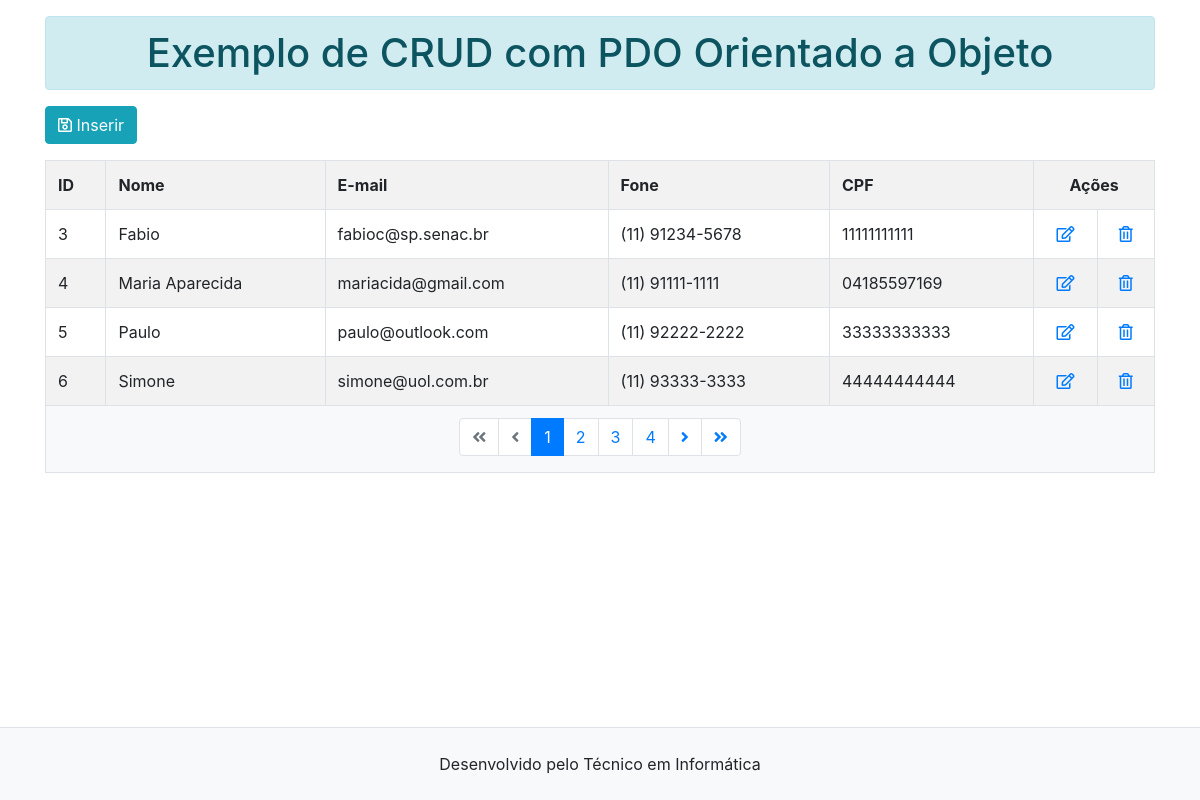
The page / on the database its author committed.
### tables this page shows
CREATE TABLE `tab_usuarios` (
  `id_usuario` int(10) NOT NULL,
  `nome` varchar(50) NOT NULL,
  `email` varchar(50) NOT NULL,
  `fone` varchar(15) NOT NULL,
  `cpf` varchar(11) NOT NULL
);

### class.crud.php (the view, shortened to what this page needs)
<?php
	class crud{
		private $db;
		function __construct($conecta){
			$this->db = $conecta;
		}
		public function mostraDados($query){
			$mostra=$this->db->prepare($query);
			$mostra->execute();
			if($mostra->rowCount() > 0){
				while($linha=$mostra->fetch(PDO::FETCH_ASSOC)){
					?>
					<tr>
						<td><?php echo($linha['id_usuario']); ?></td>
						<td><?php echo($linha['nome']); ?></td>
						<td><?php echo($linha['email']); ?></td>
						<td><?php echo($linha['fone']); ?></td>
						<td><?php echo($linha['cpf']); ?></td>
						<td class="text-center">
							<a href="altera.php?id_usuario=<?php echo($linha['id_usuario']); ?>">
								<i class="far fa-edit esconde"
								   title="Alterar"></i>
							</a>
						</td>
						<td class="text-center">
							<a href="exclui.php?id_usuario=<?php echo($linha['id_usuario']); ?>">
								<i class="far fa-trash-alt esconde"
								   title="Excluir"></i>
							</a>
						</td>
					</tr>
				<?php
					}
				}
			}
			public function link_paginacao($query,
				$registros_por_pagina){
				$self = $_SERVER['PHP_SELF'];
				$mostra=$this->db->prepare($query);
				$mostra->execute();
				$total_de_registros = $mostra->rowCount();
				if($total_de_registros > 0){
			?>
				<ul class="pagination justify-content-center">
			<?php
				$total_de_paginas = ceil(
					$total_de_registros /
					$registros_por_pagina);
				$pagina_atual = 1;
				if($pagina_atual != 1){
					$anterior = $pagina_atual - 1;
					echo('<li class="page-item">
						  <a class="page-link"
						     href="'.$self.'?pagina_no=1"><i class="fas fa-angle-double-left"></i></a></li>');
					echo('<li class="page-item">
						  <a class="page-link"
						     href="'.$self.'?pagina_no='.$anterior.'"><i class="fas fa-angle-left"></i></a></li>');
				}else{
					echo('<li class="page-item disabled">
						  <a class="page-link"
						     href="#"><i class="fas fa-angle-double-left"></i></a></li>');
					echo('<li class="page-item disabled">
						  <a class="page-link"
						     href="#"><i class="fas fa-angle-left"></i></a></li>');
				}
				for($i = 1; $i <= $total_de_paginas; $i++){
					if($i == $pagina_atual){
						echo('<li class="page-item active">
							  <a href="'.$self.'?pagina_no='.$i.'" class="page-link">'.$i.'</a></li>');
					}else{
						echo('<li class="page-item">
							  <a href="'.$self.'?pagina_no='.$i.'" class="page-link">'.$i.'</a></li>');
					}
				}
				if($pagina_atual != $total_de_paginas){
					$proxima = $pagina_atual + 1;
					echo('<li class="page-item">
						  <a class="page-link"
						     href="'.$self.'?pagina_no='.$proxima.'"><i class="fas fa-angle-right"></i></a></li>');
					echo('<li class="page-item">
						  <a class="page-link"
						     href="'.$self.'?pagina_no='.$total_de_paginas.'"><i class="fas fa-angle-double-right"></i></a></li>');
				}
			?>
				</ul>
			<?php
			}
		}
	}
?>

### cabecalho.php (shortened to what this page needs)
<!DOCTYPE html>
<html>
<head>
	<link rel="stylesheet" href="https://stackpath.bootstrapcdn.com/bootstrap/4.1.3/css/bootstrap.min.css">
	<link rel="stylesheet" href="https://use.fontawesome.com/releases/v5.8.1/css/all.css">
</head>
<body>
	<main class="container mt-3">
		<h1 class="alert alert-info text-center">
			Exemplo de CRUD com PDO Orientado a Objeto
		</h1>

### index.php
<?php
	include_once('conexao.php');
	include_once('cabecalho.php');
?>
		<a href="insere.php"
		   class="btn btn-info">
		   <i class="far fa-save esconde"></i>
		   <i class="fas fa-save mostra"></i> Inserir
		</a>
		<div class="table-responsive mt-3">
			<table class="table
			              table-bordered
			              table-striped
			              table-hover">
			    <tr>
			    	<th>ID</th>
			    	<th>Nome</th>
			    	<th>E-mail</th>
			    	<th>Fone</th>
			    	<th>CPF</th>
			    	<th colspan="2"
			    	    class="text-center">Ações</th>
			    </tr>
			    <?php
			    	$query="SELECT * FROM tab_usuarios";
			    	$registros_por_pagina = 4;
			    	$novaquery=$crud->paginacao($query,
			    		$registros_por_pagina);
			    	$crud->mostraDados($novaquery);
			    ?>
			    <tr class="bg-light">
			    	<td colspan="7"
			    	    class="pb-0">
			    	    <div class="text-center">
			    	    	<?php
			    	    		$crud->link_paginacao($query,
			    	    		        $registros_por_pagina);
			    	    	?>
			    	    </div>
			    	</td>
			    </tr>
			</table>
		</div>
<?php
	include_once('rodape.php');
?>

### rodape.php (shortened to what this page needs)
	</main>
	<p>&nbsp;</p>
	<p>&nbsp;</p>
	<p>&nbsp;</p>
	<footer class="navbar
	               bg-light
	               border-top
	               fixed-bottom
	               mt-5">
	   	<p class="mx-auto mt-3">
	   		Desenvolvido pelo Técnico em Informática
	   	</p>
	</footer>
</body>
</html>

### rows shown on the page
tab_usuarios: id_usuario "3", nome "Fabio", email "fabioc@sp.senac.br", fone "(11) 91234-5678", cpf "11111111111"
tab_usuarios: id_usuario "4", nome "Maria Aparecida", email "mariacida@gmail.com", fone "(11) 91111-1111", cpf "04185597169"
tab_usuarios: id_usuario "5", nome "Paulo", email "paulo@outlook.com", fone "(11) 92222-2222", cpf "33333333333"
tab_usuarios: id_usuario "6", nome "Simone", email "simone@uol.com.br", fone "(11) 93333-3333", cpf "44444444444"
